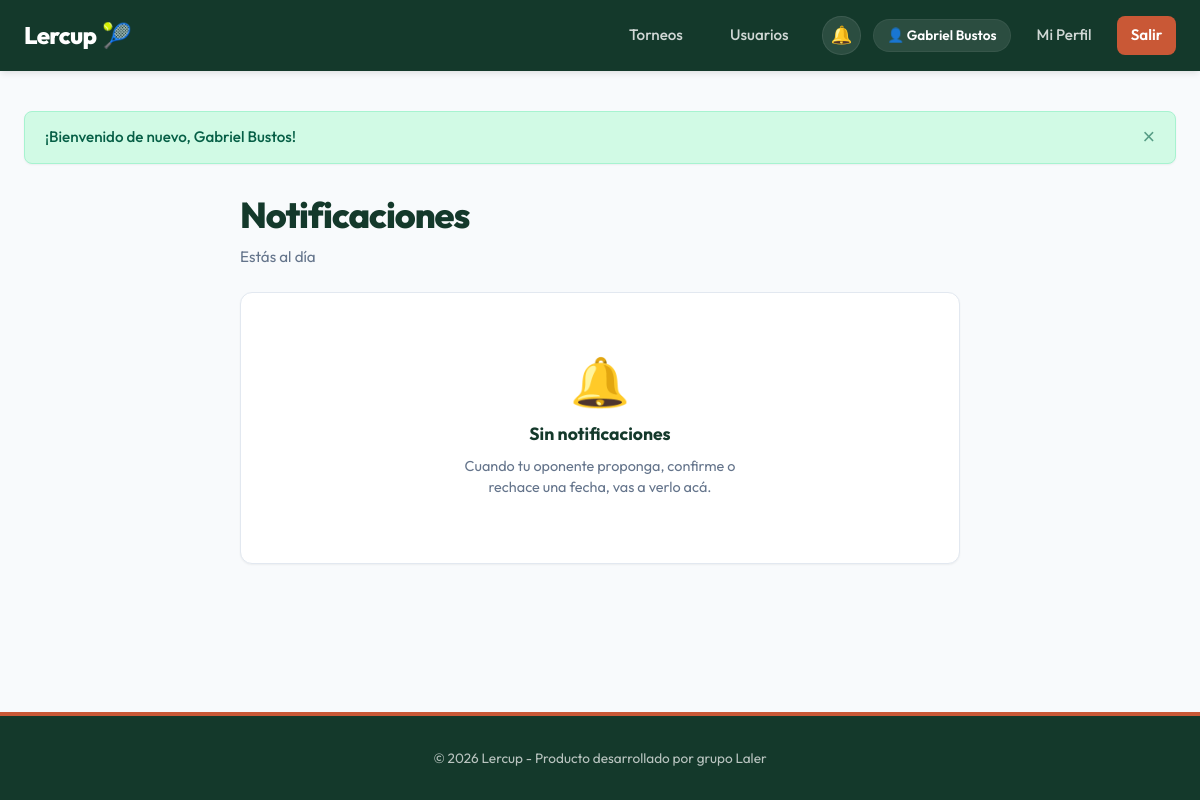
/notifications (signed in), run on an earlier commit of the app's database.
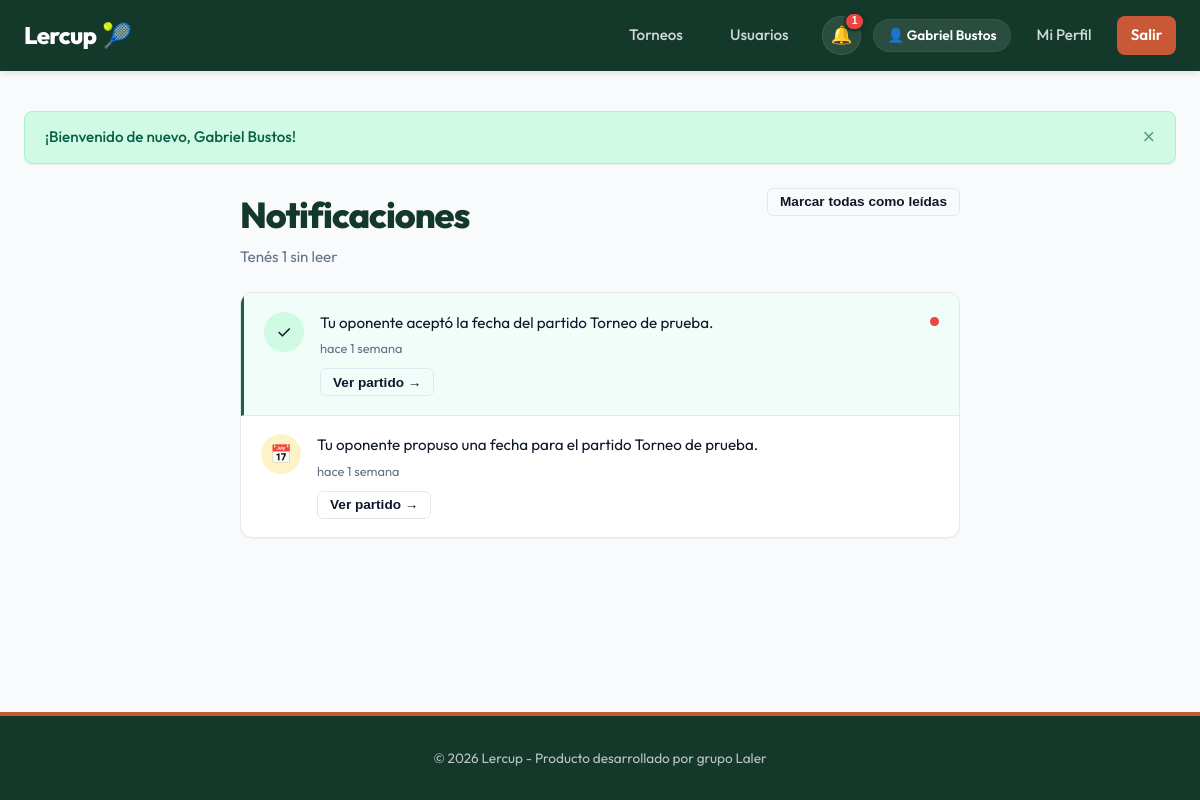
And on a later commit of the database.
### app/models/notification.py (models this page shows)
class Notification(SQLModel, table=True):
    id: Optional[int] = Field(default=None, primary_key=True)
    user_id: int = Field(foreign_key="user.id", nullable=False, index=True)
    type: str = Field(nullable=False)  # match_proposed, match_confirmed, match_rejected
    message: str = Field(nullable=False)
    related_match_id: Optional[int] = Field(
        foreign_key="match.id", default=None, nullable=True
    )
    is_read: bool = Field(default=False)
    created_at: datetime = Field(default_factory=datetime.utcnow)
    user: "User" = Relationship(
        sa_relationship_kwargs={"primaryjoin": "Notification.user_id == User.id"}
    )
    related_match: Optional["Match"] = Relationship(
        sa_relationship_kwargs={"primaryjoin": "Notification.related_match_id == Match.id"}
    )

### app/routes/web/notifications.py (the view)
@router.get("")
def list_notifications(
    request: Request,
    db: Session = Depends(get_session),
    current_user: User = Depends(get_current_user_or_redirect),
):
    notifications = NotificationService.get_all_notifications(db, current_user.id)
    return render_template(request, db, "notifications/list.html", {
        "notifications": notifications,
        "active_page": "notifications",
    })

### app/templates/notifications/list.html (shortened to what this page needs)
{% extends "base.html" %}
{% block content %}
<div class="page-narrow">
    <div class="notification-page-header">
        <div>
            <h1 style="margin-bottom: 0.25rem;">Notificaciones</h1>
            <p class="notification-page-subtitle">
                {% if unread_notification_count > 0 %}
                    Tenés {{ unread_notification_count }} sin leer
                {% else %}
                    Estás al día
                {% endif %}
            </p>
        </div>
        {% if unread_notification_count > 0 %}
            <form method="post" action="/notifications/mark-all-read">
                <button type="submit" class="btn btn-outline btn-sm">Marcar todas como leídas</button>
            </form>
        {% endif %}
    </div>
    <div class="card" style="padding: 0; overflow: hidden;">
        {% if notifications %}
            <div class="notification-list">
                {% for n in notifications %}
                    <div class="notification-item {% if not n.is_read %}notification-unread{% endif %}">
                        <div class="notification-type-icon {% if n.type == 'match_proposed' %}notification-type-icon--proposed{% elif n.type == 'match_confirmed' %}notification-type-icon--confirmed{% elif n.type == 'match_rejected' %}notification-type-icon--rejected{% else %}notification-type-icon--default{% endif %}">
                            {% if n.type == 'match_proposed' %}📅
                            {% elif n.type == 'match_confirmed' %}✓
                            {% elif n.type == 'match_rejected' %}✕
                            {% else %}🔔{% endif %}
                        </div>
                        <div class="notification-body">
                            <p class="notification-message">{{ n.message }}</p>
                            <p class="notification-time" title="{{ n.created_at.strftime('%d/%m/%Y %H:%M') }}">{{ n.created_at | time_ago }}</p>
                            {% if n.related_match_id %}
                                <form method="post" action="/notifications/{{ n.id }}/read" style="margin-top: 0.6rem;">
                                    <button type="submit" class="btn btn-outline btn-sm">Ver partido →</button>
                                </form>
                            {% endif %}
                        </div>
                        {% if not n.is_read %}
                            <span class="notification-dot" title="Sin leer" aria-label="Sin leer"></span>
                        {% endif %}
                    </div>
                {% endfor %}
            </div>
        {% else %}
            <div class="empty-state" style="padding: 4rem 2rem;">
                <div class="empty-state-icon">🔔</div>
                <h3>Sin notificaciones</h3>
                <p>Cuando tu oponente proponga, confirme o rechace una fecha, vas a verlo acá.</p>
            </div>
        {% endif %}
    </div>
</div>
{% endblock %}

### app/templates/base.html (shortened to what this page needs)
<!DOCTYPE html>
<html lang="es">
<head>
    <link rel="stylesheet" href="/static/css/app.css?v={{ static_version }}">
</head>
<body>
    <header>
        <div class="navbar">
            <a href="/" class="nav-brand">
                Lercup<span>🎾</span>
            </a>
            <nav>
                <ul class="nav-menu">
                    <li><a href="/tournaments" class="nav-link {% if active_page == 'tournaments' %}active{% endif %}">Torneos</a></li>
                    <li><a href="/users" class="nav-link {% if active_page == 'users' %}active{% endif %}">Usuarios</a></li>
                    {% if current_user %}
                        <li class="nav-actions-group">
                            <div class="notification-menu">
                                <button type="button" class="notification-bell" aria-label="Notificaciones{% if unread_notification_count > 0 %} ({{ unread_notification_count }} sin leer){% endif %}" aria-expanded="false">
                                    <span class="notification-bell-icon" aria-hidden="true">🔔</span>
                                    {% if unread_notification_count > 0 %}
                                        <span class="notification-badge" aria-hidden="true">{{ unread_notification_count }}</span>
                                    {% endif %}
                                </button>
                            </div>
                            <div class="user-menu">
                                <span class="user-badge">👤 {{ current_user.full_name }}</span>
                                <a href="/users/profile/{{ current_user.id }}" class="nav-link {% if active_page == 'profile' %}active{% endif %}">Mi Perfil</a>
                                <a href="/auth/logout" class="nav-link nav-btn">Salir</a>
                            </div>
                        </li>
                    {% else %}
                        <li><a href="/auth/login" class="nav-link">Iniciar Sesión</a></li>
                        <li><a href="/auth/register" class="nav-link nav-btn">Registrarse</a></li>
                    {% endif %}
                </ul>
            </nav>
        </div>
    </header>
    <main>
        {% if messages %}
            <div class="alerts-container">
                {% for msg in messages %}
                    <div class="alert alert-{{ msg.type }}">
                        <span>{{ msg.text }}</span>
                        <button class="close-btn">&times;</button>
                    </div>
                {% endfor %}
            </div>
        {% endif %}
        {% block content %}
        {% endblock %}
    </main>
    <footer>
        <p>&copy; 2026 Lercup - Producto desarrollado por grupo Laler</p>
    </footer>
</body>
</html>

What changed in the data, as far as the page shows it:
added Notification: message "Tu oponente aceptó la fecha del partido Torneo de prueba.", created_at "hace 1 semana", is_read False (drawn), type "match_confirmed" (drawn)
added Notification: message "Tu oponente propuso una fecha para el partido Torneo de prueba.", created_at "hace 1 semana", is_read True (drawn), type "match_proposed" (drawn)
Also different on the page:
{{ unread_notification_count }}: (not shown) → "1"
text no longer shown: "Estás al día 🔔 Sin notificaciones Cuando tu oponente proponga, confirme o rechace una fecha, vas a verlo acá."
text now shown: "Tenés sin leer Marcar todas como leídas"
